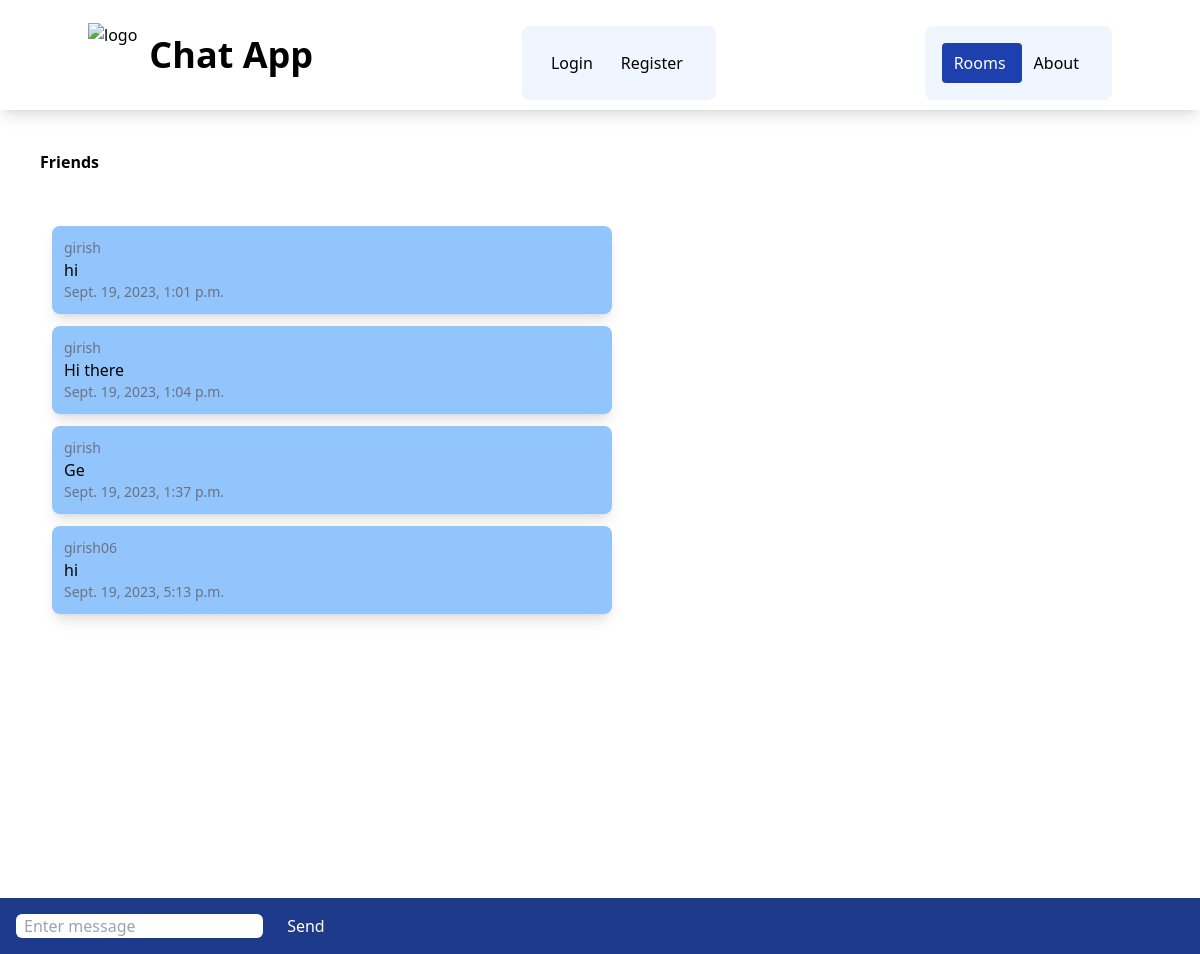
Screenshot of /rooms/friends/ with the database file from the repository.
### chatapp/models.py (models this page shows)
class ChatRoom(models.Model):
    name = models.CharField(max_length=100)
    slug = models.SlugField(unique=True)

class ChatMessage(models.Model):
    user = models.ForeignKey(User, on_delete=models.CASCADE)
    room  = models.ForeignKey(ChatRoom, on_delete=models.CASCADE)
    message_content = models.TextField()
    date = models.DateTimeField(auto_now=True)
    class Meta:
        ordering = ('date',)

### chatapp/views.py (the view)
# urls.py: path('<slug:slug>/', views.chatroom, name='chatroom'),
def chatroom(request, slug):
    chatroom = ChatRoom.objects.get(slug=slug)
    messages = ChatMessage.objects.filter(room=chatroom)[0:30]
    return render(request, 'chatapp/room.html', {'chatroom': chatroom, 'messages': messages})

### chatapp/templates/chatapp/room.html (shortened to what this page needs)
{% extends 'chatapp/base.html' %}
{% block body %}
<div class="m-10 font-bold">
{{ chatroom.name }}
</div>
<div class="message-container m-10 overflow-auto h-[700px]" id="message-container">
<div id="chat-messages">
    {% for message in messages %}
    <div class="message shadow-lg p-3 m-3 rounded-lg w-1/2 bg-blue-300">
        <div class="text-sm text-gray-500">
            {{ message.user.username }}
        </div>
            {{ message.message_content }}
        <div class="text-sm text-gray-500">
            {{ message.date}}
        </div>
    </div>
    {% endfor %}
</div>
</div>
<div class="form-container fixed inset-x-0 bottom-0 bg-blue-900 p-4">
<form method="post">
    <input class="rounded-md px-2" id="message-input" type="text" name="message" placeholder="Enter message">
    <button class="text-white ml-5" id="send-button" type="submit">Send</button>
</form>
</div>
{% endblock %}

### chatapp/templates/chatapp/base.html (shortened to what this page needs)
<!DOCTYPE html>
<html lang="en">
<head>
    <script src="https://cdn.tailwindcss.com"></script>
</head>
<body>
    <nav class="shadow-lg px-3 py-2.5">
        <div class="container flex flex-wrap justify-between mx-auto">
            <a class="flex items-center" href="">
                <img src="https://cdn1.iconfinder.com/data/icons/general-user-interface-5/64/messages-chats-multiple-interface-512.png" alt="logo" class="h-16 mr-3">
                <span class="self-center font-semibold text-4xl"> Chat App </span>
            </a>
            <div>
                <ul class="flex flex-row p-4 mt-4 border rounded-lg border-gray-100 bg-blue-50">
                    <li>
                        <a href="{% url 'users:login' %}" class="block py-2 pl-3 pr-4 rounded">Login</a>
                    </li>
                    <li>
                        <a href="{% url 'users:register' %}" class="block py-2 pl-3 pr-4 rounded">Register</a>
                    </li>
                </ul>
            </div>
            <div class="flex items-center">
                <ul class="flex flex-row p-4 mt-4 border rounded-lg border-gray-100 bg-blue-50">
                    <li>
                        <a href="{% url 'index' %}" class="block py-2 pl-3 pr-4 rounded bg-blue-800 text-white"> Rooms </a>
                    </li>
                    <li>
                        <a href= "{% url 'users:about' %}" class="block py-2 pl-3 pr-4 rounded"> About </a>
                    </li>
                </ul>
            </div>
        </div>
    </nav>
    {% block body %}
    {% endblock %}
</body>
</html>

### rows the page displays
ChatRoom: name "Friends"
ChatMessage: user.username "girish", message_content "hi", date "Sept. 19, 2023, 1:01 p.m."
ChatMessage: user.username "girish", message_content "Hi there", date "Sept. 19, 2023, 1:04 p.m."
ChatMessage: user.username "girish", message_content "Ge", date "Sept. 19, 2023, 1:37 p.m."
ChatMessage: user.username "girish06", message_content "hi", date "Sept. 19, 2023, 5:13 p.m."
